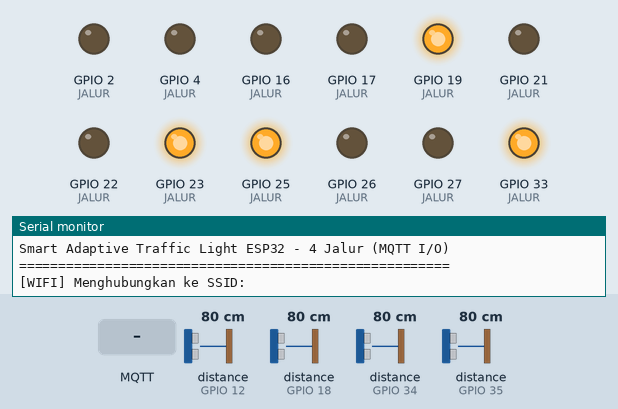
This sketch was run on a simulated ESP32. On the bench: output pins drawn as LEDs (lit = HIGH), the last lines printed to the serial monitor. Wiring (inferred from the names in the program): 4 × ultrasonic range finder: trigger GPIO 5, echo GPIO 18 / trigger GPIO 13, echo GPIO 12 / trigger GPIO 14, echo GPIO 34 / trigger GPIO 32, echo GPIO 35. Inputs (shaded band) come from the test bench; at power-on: distance to the obstacle (sensors on GPIO 12, GPIO 18, GPIO 34, GPIO 35) 80 cm. The echo pulse lasts 58.3 µs per cm; WiFi joins after 1.5 s; servers stay silent unless stated; random numbers use the default seed unless the sketch sets one; no MQTT or app messages arrive unless stated; not simulated (calls return 0 or success): secrets.example.h; names the files do not define were given values by the test bench: MQTT_PORT = 1883; pins used as bus, display or sensor lines are not drawn.

Above: at 0.3 s.
At 1.4 s:
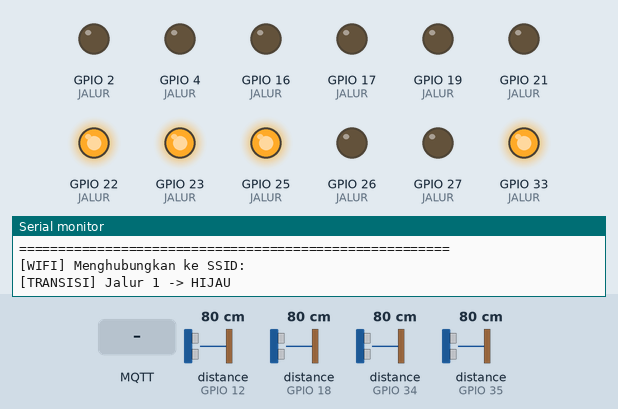
1.5 s: MQTT message "hijau" arrives on the first subscribed topic
At 7.5 s:
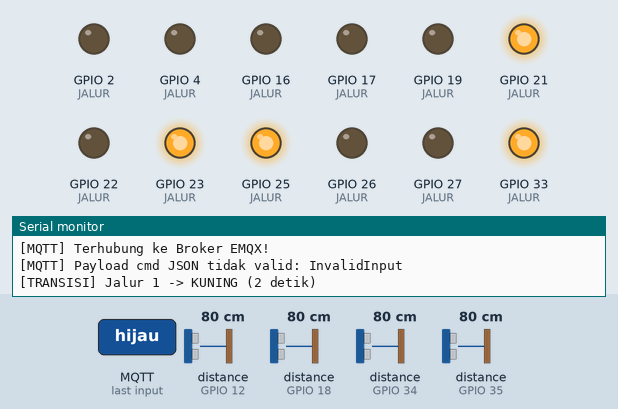
Timing chart, 0 to 23.7 s (numbered marks = the images above; inputs shaded):
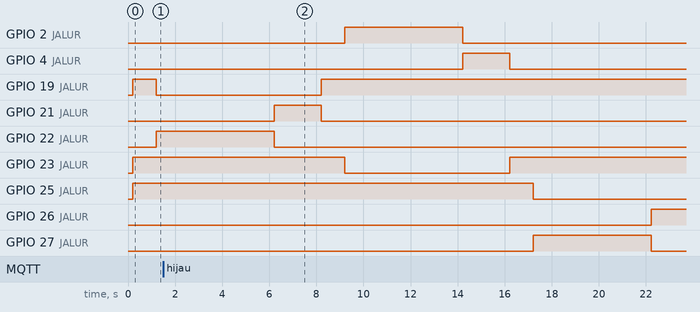

The sketch:

smart_traffic_esp32.ino
```cpp
/**
 * ============================================================================
 * SMART ADAPTIVE TRAFFIC LIGHT — FIRMWARE ESP32 (4 JALUR, I/O + MQTT + FALLBACK)
 * ============================================================================
 * Peran ESP32 pada arsitektur baru:
 * 1. Membaca 4 sensor ultrasonik HC-SR04 secara bergantian dengan filter median-3.
 * 2. Mengirimkan data jarak (cm) ke broker EMQX melalui topik `smarttraffic/{device_id}/sensor`.
 * 3. Menerima perintah lampu dari Worker PHP melalui topik `smarttraffic/{device_id}/cmd`.
 * 4. Menjaga Invarian Keselamatan Lokal:
 *    - Tidak pernah mengizinkan 2 jalur hijau bersamaan dalam kondisi apa pun.
 *    - Setiap pergantian jalur hijau WAJIB melewati transisi:
 *      Hijau -> Kuning (2 dtk) -> Semua Merah (1 dtk) -> Hijau jalur berikutnya.
 * 5. Mengirim konfirmasi warna aktual ke topik `smarttraffic/{device_id}/state`
 *    serta status `online`/`offline` (Last Will) di `smarttraffic/{device_id}/status`.
 * 6. Mode Fallback Lokal (Opsi A):
 *    - Bila koneksi Wi-Fi/MQTT putus atau tidak ada perintah `cmd` selama > 10 detik,
 *      ESP32 otomatis menjalankan siklus tetap lokal (Hijau 5s -> Kuning 2s -> Semua Merah 1s)
 *      secara bergiliran untuk Jalur 1 s/d 4 hingga koneksi cloud pulih.
 *
 * Pustaka (Library) yang dibutuhkan di Arduino IDE:
 * - PubSubClient (oleh Nick O'Leary)
 * - ArduinoJson (oleh Benoit Blanchon, versi 6.x atau 7.x)
 */

#include <WiFi.h>
#include <WiFiClientSecure.h>
#include <PubSubClient.h>
#include <ArduinoJson.h>

// Jika secrets.h sudah dibuat oleh pengguna, gunakan secrets.h; jika belum, gunakan secrets.example.h
#if __has_include("secrets.h")
  #include "secrets.h"
#else
  #include "secrets.example.h"
#endif

// ============================================================================
// 1. KONFIGURASI PIN GPIO (4 JALUR: 4 SENSOR HC-SR04 & 12 LED)
// ============================================================================
// Catatan: Jalur 1 (A) dan Jalur 2 (B) mempertahankan pin asli dari file .ino awal.
// Jalur 3 (C) dan Jalur 4 (D) menggunakan pin GPIO bebas konflik & ECHO input-only (34, 35).

const int JUMLAH_JALUR = 4;

struct PinJalur {
  uint8_t id;
  uint8_t trigPin;
  uint8_t echoPin;
  uint8_t merahPin;
  uint8_t kuningPin;
  uint8_t hijauPin;
};

const PinJalur JALUR[JUMLAH_JALUR] = {
  // ID, TRIG, ECHO, MERAH, KUNING, HIJAU
  { 1,    5,   18,    19,     21,    22 }, // Jalur 1 (Simpang A - Utara)  [Pin Asli .ino]
  { 2,   13,   12,    23,      4,     2 }, // Jalur 2 (Simpang B - Timur)  [Pin Asli .ino]
  { 3,   14,   34,    25,     26,    27 }, // Jalur 3 (Simpang C - Selatan)[Konfigurasi Baru Aman]
  { 4,   32,   35,    33,     16,    17 }  // Jalur 4 (Simpang D - Barat)  [Konfigurasi Baru Aman]
};

// ============================================================================
// 2. KONSTANTA WAKTU & INVARIAN KESELAMATAN
// ============================================================================
const unsigned long INTERVAL_BACA_PER_SENSOR_MS = 120;   // Jeda antar-sensor agar gelombang tidak tabrakan
const unsigned long INTERVAL_PUBLISH_SENSOR_MS  = 500;   // Kirim paket JSON sensor tiap 500 ms
const unsigned long INTERVAL_RECONNECT_MQTT_MS  = 3000;  // Coba sambung ulang MQTT tiap 3 detik
const unsigned long FALLBACK_TIMEOUT_MS         = 10000; // 10 detik tanpa perintah cloud -> Fallback Lokal

const unsigned long DURASI_KUNING_MS            = 2000;  // Wajib 2 detik kuning sebelum merah
const unsigned long DURASI_SEMUA_MERAH_MS       = 1000;  // Wajib 1 detik semua merah sebelum jalur lain hijau
const unsigned long DURASI_HIJAU_FALLBACK_MS    = 5000;  // Durasi hijau per jalur saat mode Fallback Lokal (Opsi A)

// ============================================================================
// 3. STATE MESIN LAMPU LOKAL (PENJAGA KESELAMATAN & TRANSISI)
// ============================================================================
enum WarnaLampu {
  WARNA_MERAH = 0,
  WARNA_KUNING = 1,
  WARNA_HIJAU = 2
};

enum FaseSiklus {
  FASE_SEMUA_MERAH = 0,
  FASE_HIJAU       = 1,
  FASE_KUNING      = 2
};

WarnaLampu statusLampuAktual[JUMLAH_JALUR] = { WARNA_MERAH, WARNA_MERAH, WARNA_MERAH, WARNA_MERAH };
float jarakSensorCm[JUMLAH_JALUR]          = { 30.0, 30.0, 30.0, 30.0 };

int jalurHijauSaatIni  = 0; // 0 = tidak ada yang hijau (semua merah), 1..4 = ID jalur yang sedang hijau/kuning
int jalurTargetCloud   = 0; // 0 = semua merah, 1..4 = ID jalur yang diminta hijau oleh Cloud/Fallback
long seqTerakhir       = -1;

FaseSiklus faseSaatIni          = FASE_SEMUA_MERAH;
unsigned long waktuMulaiFaseMs  = 0;
unsigned long waktuCmdTerakhirMs = 0;
bool dalamModeFallback          = true; // Saat baru menyala sebelum ada cmd cloud, mulai dengan aman

// Variabel pewaktu non-blocking
int indeksSensorGiliran              = 0;
unsigned long waktuBacaSensorTerakhir = 0;
unsigned long waktuPublishTerakhir    = 0;
unsigned long waktuCobaMqttTerakhir   = 0;

// ============================================================================
// 4. OBJEK KONEKSI WI-FI & MQTT (EMQX CLOUD TLS / NON-TLS)
// ============================================================================
#if MQTT_USE_TLS
  WiFiClientSecure espClient;
#else
  WiFiClient espClient;
#endif
PubSubClient mqttClient(espClient);

String topicSensor = String("smarttraffic/") + DEVICE_ID + "/sensor";
String topicCmd    = String("smarttraffic/") + DEVICE_ID + "/cmd";
String topicState  = String("smarttraffic/") + DEVICE_ID + "/state";
String topicStatus = String("smarttraffic/") + DEVICE_ID + "/status";

// Deklarasi fungsi
void terapkanLedFisik();
void publishStateAktual();

// ============================================================================
// 5. FUNGSI KONVERSI & PENGAMAN PERANGKAT KERAS LED
// ============================================================================
const char* warnaKeString(WarnaLampu w) {
  switch (w) {
    case WARNA_HIJAU:  return "hijau";
    case WARNA_KUNING: return "kuning";
    default:           return "merah";
  }
}

/**
 * Pengaman perangkat keras berlapis (Invarian Keselamatan Bagian 8):
 * - Memastikan pada tiap jalur hanya 1 warna yang menyala.
 * - Memastikan di seluruh persimpangan maksimal hanya 1 jalur yang bukan merah.
 *   Bila terjadi anomali memori/logika di mana >1 jalur hendak hijau/kuning,
 *   paksa seluruh jalur menjadi MERAH.
 */
void terapkanLedFisik() {
  int jumlahJalurAktif = 0;
  for (int i = 0; i < JUMLAH_JALUR; i++) {
    if (statusLampuAktual[i] != WARNA_MERAH) {
      jumlahJalurAktif++;
    }
  }

  // Pengaman keras: tidak boleh lebih dari 1 jalur yang hijau/kuning bersamaan
  if (jumlahJalurAktif > 1) {
    Serial.println(F("[SAFETY GUARD] Terdeteksi >1 jalur aktif bersamaan! Memaksa SEMUA MERAH."));
    for (int i = 0; i < JUMLAH_JALUR; i++) {
      statusLampuAktual[i] = WARNA_MERAH;
    }
  }

  // Tulis output ke pin GPIO
  for (int i = 0; i < JUMLAH_JALUR; i++) {
    digitalWrite(JALUR[i].merahPin,  (statusLampuAktual[i] == WARNA_MERAH)  ? HIGH : LOW);
    digitalWrite(JALUR[i].kuningPin, (statusLampuAktual[i] == WARNA_KUNING) ? HIGH : LOW);
    digitalWrite(JALUR[i].hijauPin,  (statusLampuAktual[i] == WARNA_HIJAU)  ? HIGH : LOW);
  }
}

/**
 * Mengatur seluruh jalur ke MERAH kecuali 1 jalur tertentu (1..4).
 */
void setWarnaJalurTunggal(int idJalur, WarnaLampu warna) {
  for (int i = 0; i < JUMLAH_JALUR; i++) {
    if (JALUR[i].id == idJalur) {
      statusLampuAktual[i] = warna;
    } else {
      statusLampuAktual[i] = WARNA_MERAH;
    }
  }
  terapkanLedFisik();
  publishStateAktual();
}

// ============================================================================
// 6. PEMBACAAN SENSOR HC-SR04 DENGAN FILTER MEDIAN-3
// ============================================================================
float bacaSatuSampelCm(uint8_t trigPin, uint8_t echoPin) {
  digitalWrite(trigPin, LOW);
  delayMicroseconds(2);
  digitalWrite(trigPin, HIGH);
  delayMicroseconds(10);
  digitalWrite(trigPin, LOW);

  // Timeout 25.000 us (~425 cm) agar tidak menahan loop terlalu lama
  long durasiUs = pulseIn(echoPin, HIGH, 25000);
  if (durasiUs <= 0) {
    return 100.0; // Tidak ada pantulan dekat -> anggap kosong (100 cm)
  }
  float jarak = (durasiUs * 0.0343f) / 2.0f;
  if (jarak < 1.0f || jarak > 400.0f) {
    return 100.0f;
  }
  return jarak;
}

float hitungMedian3(float a, float b, float c) {
  if ((a >= b && a <= c) || (a <= b && a >= c)) return a;
  if ((b >= a && b <= c) || (b <= a && b >= c)) return b;
  return c;
}

float bacaSensorMedian3(int idx) {
  float s1 = bacaSatuSampelCm(JALUR[idx].trigPin, JALUR[idx].echoPin);
  delayMicroseconds(1500);
  float s2 = bacaSatuSampelCm(JALUR[idx].trigPin, JALUR[idx].echoPin);
  delayMicroseconds(1500);
  float s3 = bacaSatuSampelCm(JALUR[idx].trigPin, JALUR[idx].echoPin);
  return hitungMedian3(s1, s2, s3);
}

// ============================================================================
// 7. KOMUNIKASI MQTT (PUBLISH SENSOR, STATE, DAN CALLBACK CMD)
// ============================================================================
void publishSensorData() {
  if (!mqttClient.connected()) return;

  StaticJsonDocument<384> doc;
  doc["ts"] = (unsigned long)(millis() / 1000);
  JsonArray lanes = doc.createNestedArray("lanes");

  for (int i = 0; i < JUMLAH_JALUR; i++) {
    JsonObject lane = lanes.createNestedObject();
    lane["id"] = JALUR[i].id;
    lane["dist_cm"] = serialized(String(jarakSensorCm[i], 1));
  }

  char buffer[384];
  size_t len = serializeJson(doc, buffer, sizeof(buffer));
  mqttClient.publish(topicSensor.c_str(), (const uint8_t*)buffer, len, false);
}

void publishStateAktual() {
  if (!mqttClient.connected()) return;

  StaticJsonDocument<384> doc;
  doc["seq"] = (seqTerakhir >= 0) ? seqTerakhir : 0;
  doc["fallback"] = dalamModeFallback;
  JsonArray lanes = doc.createNestedArray("lanes");

  for (int i = 0; i < JUMLAH_JALUR; i++) {
    JsonObject lane = lanes.createNestedObject();
    lane["id"] = JALUR[i].id;
    lane["light"] = warnaKeString(statusLampuAktual[i]);
  }

  char buffer[384];
  size_t len = serializeJson(doc, buffer, sizeof(buffer));
  // Retain = true agar worker/dashboard yang baru terhubung tahu state lampu terakhir
  mqttClient.publish(topicState.c_str(), (const uint8_t*)buffer, len, true);
}

/**
 * Callback ketika pesan masuk pada topik `smarttraffic/{device_id}/cmd`.
 * Contoh payload:
 * { "seq": 128, "lanes": [ { "id": 1, "light": "hijau" }, { "id": 2, "light": "merah" }, ... ], "green_s": 10 }
 */
void onMqttMessage(char* topic, byte* payload, unsigned int length) {
  if (String(topic) != topicCmd) return;

  StaticJsonDocument<512> doc;
  DeserializationError err = deserializeJson(doc, payload, length);
  if (err) {
    Serial.print(F("[MQTT] Payload cmd JSON tidak valid: "));
    Serial.println(err.c_str());
    return;
  }

  long seq = doc["seq"] | -1;
  // Perbarui timestamp perintah terakhir setiap kali paket cmd valid diterima (agar tidak terkena timeout 10s saat fase panjang)
  waktuCmdTerakhirMs = millis();

  // Buang perintah duplikat/lama kecuali jika seq di-reset dari worker (mis. seq <= 1)
  if (seq > 1 && seq == seqTerakhir && !dalamModeFallback) {
    return;
  }

  JsonArray lanes = doc["lanes"].as<JsonArray>();
  if (lanes.isNull()) return;

  int jumlahHijauDiminta = 0;
  int idHijauDiminta     = 0;
  int idKuningDiminta    = 0;

  for (JsonObject lane : lanes) {
    int id = lane["id"] | 0;
    const char* light = lane["light"] | "merah";
    if (id < 1 || id > JUMLAH_JALUR) continue;

    if (strcmp(light, "hijau") == 0) {
      jumlahHijauDiminta++;
      idHijauDiminta = id;
    } else if (strcmp(light, "kuning") == 0) {
      idKuningDiminta = id;
    }
  }

  // INVARIAN KESELAMATAN 8.1: Tolak perintah jika meminta >1 jalur hijau bersamaan!
  if (jumlahHijauDiminta > 1) {
    Serial.println(F("[SAFETY GUARD] Perintah Cloud ditolak karena meminta >1 jalur HIJAU bersamaan!"));
    jalurTargetCloud = 0; // Paksa menuju semua merah
    return;
  }

  seqTerakhir = seq;
  waktuCmdTerakhirMs = millis();

  if (dalamModeFallback) {
    Serial.println(F("[CLOUD] Perintah Cloud diterima, keluar dari Mode Fallback Lokal."));
    dalamModeFallback = false;
  }

  if (jumlahHijauDiminta == 1) {
    jalurTargetCloud = idHijauDiminta;
  } else if (idKuningDiminta > 0 && idKuningDiminta == jalurHijauSaatIni) {
    // Cloud secara eksplisit meminta jalur aktif masuk ke kuning/merah
    jalurTargetCloud = 0;
  } else {
    // Cloud meminta semua merah
    jalurTargetCloud = 0;
  }
}

// ============================================================================
// 8. MESIN TRANSISI KESELAMATAN & FALLBACK LOKAL (NON-BLOCKING)
// ============================================================================
/**
 * Mengelola urutan transisi lampu secara aman:
 * - Tidak ada lompatan langsung dari Jalur X Hijau ke Jalur Y Hijau.
 * - Setiap pergantian wajib melewati:
 *   FASE_HIJAU (Jalur X) -> FASE_KUNING (Jalur X, 2 dtk) -> FASE_SEMUA_MERAH (1 dtk) -> FASE_HIJAU (Jalur Y).
 * - Bila koneksi ke Cloud/Worker terputus > 10 detik, otomatis menjalankan siklus tetap lokal (Opsi A).
 */
void jalankanMesinLampu() {
  unsigned long sekarang = millis();

  // 1. Cek apakah harus masuk Mode Fallback Lokal (Opsi A)
  bool koneksiPutus = (WiFi.status() != WL_CONNECTED) || (!mqttClient.connected());
  bool cmdKadaluarsa = (sekarang - waktuCmdTerakhirMs) > FALLBACK_TIMEOUT_MS;

  if (!dalamModeFallback && (koneksiPutus || cmdKadaluarsa)) {
    dalamModeFallback = true;
    Serial.println(F("[FALLBACK] Koneksi/cmd Cloud terputus >10s. Mengaktifkan Siklus Tetap Lokal (Opsi A)."));
    if (jalurTargetCloud < 1 || jalurTargetCloud > JUMLAH_JALUR) {
      jalurTargetCloud = (jalurHijauSaatIni >= 1 && jalurHijauSaatIni <= JUMLAH_JALUR) ? jalurHijauSaatIni : 1;
    }
  }

  // 2. Jika dalam Mode Fallback Lokal (Opsi A), rotasikan target jalur tiap DURASI_HIJAU_FALLBACK_MS
  if (dalamModeFallback && faseSaatIni == FASE_HIJAU) {
    if (sekarang - waktuMulaiFaseMs >= DURASI_HIJAU_FALLBACK_MS) {
      int jalurBerikutnya = (jalurHijauSaatIni % JUMLAH_JALUR) + 1;
      jalurTargetCloud = jalurBerikutnya;
    }
  }

  // 3. Evaluasi state machine transisi lampu
  switch (faseSaatIni) {
    case FASE_SEMUA_MERAH:
      // Pastikan waktu minimum SEMUA MERAH (1 detik) sudah terpenuhi sebelum mengizinkan jalur baru hijau
      if (sekarang - waktuMulaiFaseMs >= DURASI_SEMUA_MERAH_MS) {
        if (dalamModeFallback && (jalurTargetCloud < 1 || jalurTargetCloud > JUMLAH_JALUR)) {
          jalurTargetCloud = 1;
        }
        if (jalurTargetCloud >= 1 && jalurTargetCloud <= JUMLAH_JALUR) {
          jalurHijauSaatIni = jalurTargetCloud;
          faseSaatIni = FASE_HIJAU;
          waktuMulaiFaseMs = sekarang;
          setWarnaJalurTunggal(jalurHijauSaatIni, WARNA_HIJAU);
          Serial.printf("[TRANSISI] Jalur %d -> HIJAU\n", jalurHijauSaatIni);
        }
      }
      break;

    case FASE_HIJAU:
      // Jika target berubah ke jalur lain (atau diminta semua merah), wajib masuk FASE_KUNING dulu
      if (jalurTargetCloud != jalurHijauSaatIni) {
        faseSaatIni = FASE_KUNING;
        waktuMulaiFaseMs = sekarang;
        setWarnaJalurTunggal(jalurHijauSaatIni, WARNA_KUNING);
        Serial.printf("[TRANSISI] Jalur %d -> KUNING (2 detik)\n", jalurHijauSaatIni);
      }
      break;

    case FASE_KUNING:
      // Tunggu sampai durasi KUNING (2 detik) selesai, lalu masuk FASE_SEMUA_MERAH (1 detik)
      if (sekarang - waktuMulaiFaseMs >= DURASI_KUNING_MS) {
        faseSaatIni = FASE_SEMUA_MERAH;
        waktuMulaiFaseMs = sekarang;
        setWarnaJalurTunggal(0, WARNA_MERAH); // Semua jalur merah
        Serial.println(F("[TRANSISI] SEMUA MERAH (1 detik)"));
      }
      break;
  }
}

// ============================================================================
// 9. KONEKSI WI-FI & RECONNECT MQTT OTOMATIS (DENGAN LAST WILL)
// ============================================================================
void pastikanKoneksiWifiDanMqtt() {
  if (WiFi.status() != WL_CONNECTED) {
    return; // Wi-Fi auto-reconnect ditangani oleh stack ESP32
  }

  if (!mqttClient.connected()) {
    unsigned long sekarang = millis();
    if (sekarang - waktuCobaMqttTerakhir >= INTERVAL_RECONNECT_MQTT_MS) {
      waktuCobaMqttTerakhir = sekarang;

      String clientId = String("esp32-") + DEVICE_ID + "-" + String(random(1000, 9999));
      Serial.printf("[MQTT] Menghubungkan ke %s:%d sebagai %s ...\n", MQTT_BROKER, MQTT_PORT, clientId.c_str());

      // Connect dengan Last Will & Testament (LWT): topicStatus, QoS 1, Retain = true, payload = "offline"
      bool berhasil = mqttClient.connect(
        clientId.c_str(),
        MQTT_USERNAME,
        MQTT_PASSWORD,
        topicStatus.c_str(),
        1,
        true,
        "offline"
      );

      if (berhasil) {
        Serial.println(F("[MQTT] Terhubung ke Broker EMQX!"));
        // Publish status online (Retain = true)
        mqttClient.publish(topicStatus.c_str(), "online", true);
        // Subscribe ke topik perintah dengan QoS 1
        mqttClient.subscribe(topicCmd.c_str(), 1);
        // Kirim state lampu aktual saat ini
        publishStateAktual();
      } else {
        Serial.printf("[MQTT] Gagal konek (rc=%d). Coba lagi dalam 3 detik.\n", mqttClient.state());
      }
    }
  } else {
    mqttClient.loop();
  }
}

// ============================================================================
// 10. SETUP & LOOP UTAMA
// ============================================================================
void setup() {
  Serial.begin(115200);
  delay(200);
  Serial.println(F("\n======================================================="));
  Serial.println(F("Smart Adaptive Traffic Light ESP32 - 4 Jalur (MQTT I/O)"));
  Serial.println(F("======================================================="));

  // 1. Konfigurasi Pin GPIO & Keadaan Awal Wajib SEMUA MERAH (Invarian 8.4)
  for (int i = 0; i < JUMLAH_JALUR; i++) {
    pinMode(JALUR[i].trigPin, OUTPUT);
    digitalWrite(JALUR[i].trigPin, LOW);
    pinMode(JALUR[i].echoPin, INPUT);

    pinMode(JALUR[i].merahPin, OUTPUT);
    pinMode(JALUR[i].kuningPin, OUTPUT);
    pinMode(JALUR[i].hijauPin, OUTPUT);

    statusLampuAktual[i] = WARNA_MERAH;
  }
  terapkanLedFisik();
  waktuMulaiFaseMs = millis();

  // 2. Mulai Koneksi Wi-Fi
  WiFi.mode(WIFI_STA);
  WiFi.setAutoReconnect(true);
  WiFi.begin(WIFI_SSID, WIFI_PASSWORD);
  Serial.printf("[WIFI] Menghubungkan ke SSID: %s\n", WIFI_SSID);

  // 3. Konfigurasi TLS & MQTT EMQX
  #if MQTT_USE_TLS
    espClient.setInsecure(); // Mengizinkan koneksi TLS ke EMQX Cloud tanpa perlu memuat bundel CA besar
  #endif
  mqttClient.setServer(MQTT_BROKER, MQTT_PORT);
  mqttClient.setCallback(onMqttMessage);
  mqttClient.setBufferSize(512);
  mqttClient.setKeepAlive(15);
}

void loop() {
  unsigned long sekarang = millis();

  // 1. Jalankan mesin keselamatan & transisi lampu (prioritas tertinggi, tidak boleh terblokir)
  jalankanMesinLampu();

  // 2. Kelola koneksi Wi-Fi & MQTT
  pastikanKoneksiWifiDanMqtt();

  // 3. Baca 1 sensor HC-SR04 secara bergantian tiap 120 ms (hindari crosstalk ultrasonik)
  if (sekarang - waktuBacaSensorTerakhir >= INTERVAL_BACA_PER_SENSOR_MS) {
    waktuBacaSensorTerakhir = sekarang;
    jarakSensorCm[indeksSensorGiliran] = bacaSensorMedian3(indeksSensorGiliran);
    indeksSensorGiliran = (indeksSensorGiliran + 1) % JUMLAH_JALUR;
  }

  // 4. Publish data keempat sensor ke topik `smarttraffic/{device_id}/sensor` tiap 500 ms
  if (sekarang - waktuPublishTerakhir >= INTERVAL_PUBLISH_SENSOR_MS) {
    waktuPublishTerakhir = sekarang;
    publishSensorData();
  }
}
```

Source omitted: secrets.example.h (850 bytes)
